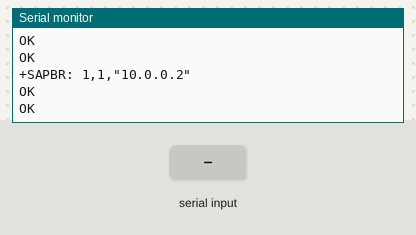
Bench run of a sketch on a simulated Arduino Uno, built with avr-gcc and run on an emulated ATmega328P. Shown: the last lines printed to the serial monitor. Inputs (shaded band) come from the test bench. The modem accepts every AT command (registered, SIM ready, sends succeed) and sends nothing else.

Above: at 7.3 s.
7.4 s: "1" received over the second serial link
At 9.0 s:
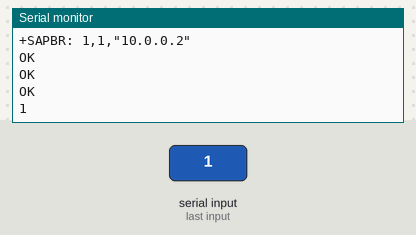
9.6 s: "0" received over the second serial link
At 10.9 s:
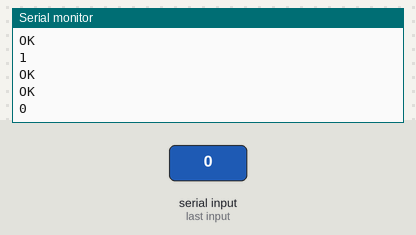
12.6 s: "2" received over the second serial link
At 13.9 s:
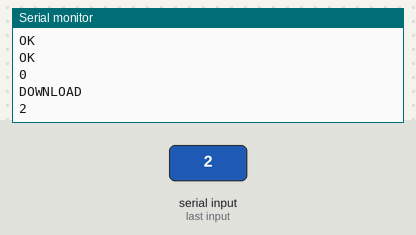

Measured:
- after the input at 7.4 s, the serial monitor: prints a new line after 0.74 s (image 1)
- after the input at 9.6 s, the serial monitor: prints a new line after 0.65 s (image 2)
- after the input at 12.6 s, the serial monitor: prints a new line after 0.70 s (image 3)

The sketch:

GPRS_SendSMS_FU.ino
```cpp
#include <SoftwareSerial.h>
SoftwareSerial gprsSerial(4, 5);

 String a="10023889";
void setup()
{
  Serial.begin(9600);
 gprsSetup();

}


void loop()
{
  sendData();


}
void gprsSetup(){
  gprsSerial.begin(9600);
  Serial.println("Config SIM900...");
  delay(2000);
  Serial.println("Done!...");
  gprsSerial.flush();
  Serial.flush();

  // attach or detach from GPRS service


  // bearer settings
  gprsSerial.println("AT+SAPBR=3,1,\"CONTYPE\",\"GPRS\"");
  delay(1000);
  toSerial();

  // bearer settings
  gprsSerial.println("AT+SAPBR=3,1,\"APN\",\"www\"");
  delay(1000);
  toSerial();

  // bearer settings
  gprsSerial.println("AT+SAPBR=1,1");
  delay(1000);
  toSerial();

   gprsSerial.println("AT+SAPBR=2,1");
  delay(1000);
  toSerial();
  }
void sendData(){
     // initialize http service
   gprsSerial.println("AT+HTTPINIT");
   delay(1000);
   toSerial();

   gprsSerial.println("AT+HTTPPARA=\"CID\",1");
   delay(1000);
   toSerial();

   // set http param value
   gprsSerial.println("AT+HTTPPARA=\"URL\",\"sim800.herokuapp.com\"");
   delay(1000);
   toSerial();

   gprsSerial.println("AT+HTTPPARA=\"CONTENT\",\"application/x-www-form-urlencoded\"");
    delay(1000);
    toSerial();

   gprsSerial.println("AT+HTTPDATA=29,10000");
   delay(2000);
   toSerial();

   gprsSerial.println("lat=10.003187&long=105.781560\"");

   delay(1000);
   toSerial();


   // set http action type 0 = GET, 1 = POST, 2 = HEAD
   gprsSerial.println("AT+HTTPACTION=1");
   delay(10000);
   toSerial();

   // read server response
   gprsSerial.println("AT+HTTPREAD");
   delay(5000);
   toSerial();

   gprsSerial.println("AT+HTTPTERM");
   toSerial();
   delay(1000);

  }

void toSerial()
{
  while(gprsSerial.available()!=0)
  {
    Serial.write(gprsSerial.read());
  }
}
```
